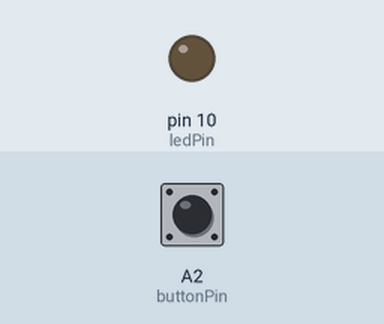
Simulated run of this sketch. Board: Arduino Uno, built with avr-gcc and run on an emulated ATmega328P. Parts: output pins drawn as LEDs (lit = HIGH). Inputs (shaded band) come from the test bench; at power-on: A2 (buttonPin) LOW.

Above: at 1.2 s.
1.3 s: A2 (buttonPin) pulled HIGH for 0.15 s
At 1.37 s:
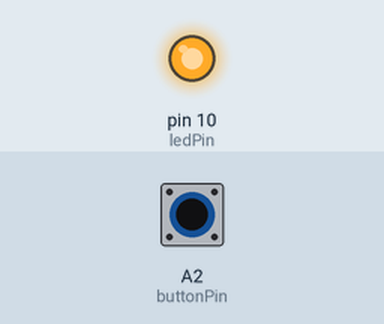
2.9 s: A2 (buttonPin) pulled HIGH for 3.2 s
At 7.1 s:
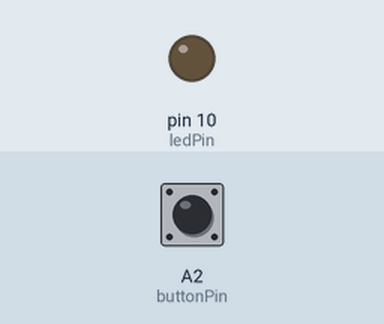
Timing chart, 0 to 8.6 s (numbered marks = the images above; inputs shaded):
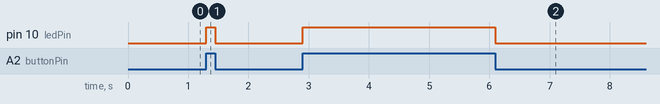

The sketch:

3.6_Vidu2.ino
```cpp
int buttonPin = A2; // khởi tạo biến buttonPin trên bo mạch
int ledPin = 10;  // khởi tạo biến ledPin
int buttonState = LOW; // khởi tạo biến buttonState
void setup() {
	pinMode(ledPin, OUTPUT); // thiết lập chế độ cho chân ledPin là xuất dữ liệu
pinMode(buttonPin, INPUT); // thiết lập chế độ cho chân buttonPin là nhập dữ liệu
}
void loop(){
	//đọc dữ liệu số từ buttonPin và gán giá trị vào buttonState
	buttonState = digitalRead(buttonPin);
	//so sánh giá trị của buttonState nếu là HIGH thì xuất dữ liệu HIGH ra chân ledPin và LOW thì ngược lại
	if (buttonState == HIGH) {
		digitalWrite(ledPin, HIGH);
	} else {
		digitalWrite(ledPin, LOW);
	}
}
```

Measured:
- after the input at 1.3 s, pin 10 (ledPin): LOW → HIGH at once, → LOW 0.15 s later
- after the input at 2.9 s, pin 10 (ledPin): LOW → HIGH at once, → LOW 3.2 s later
